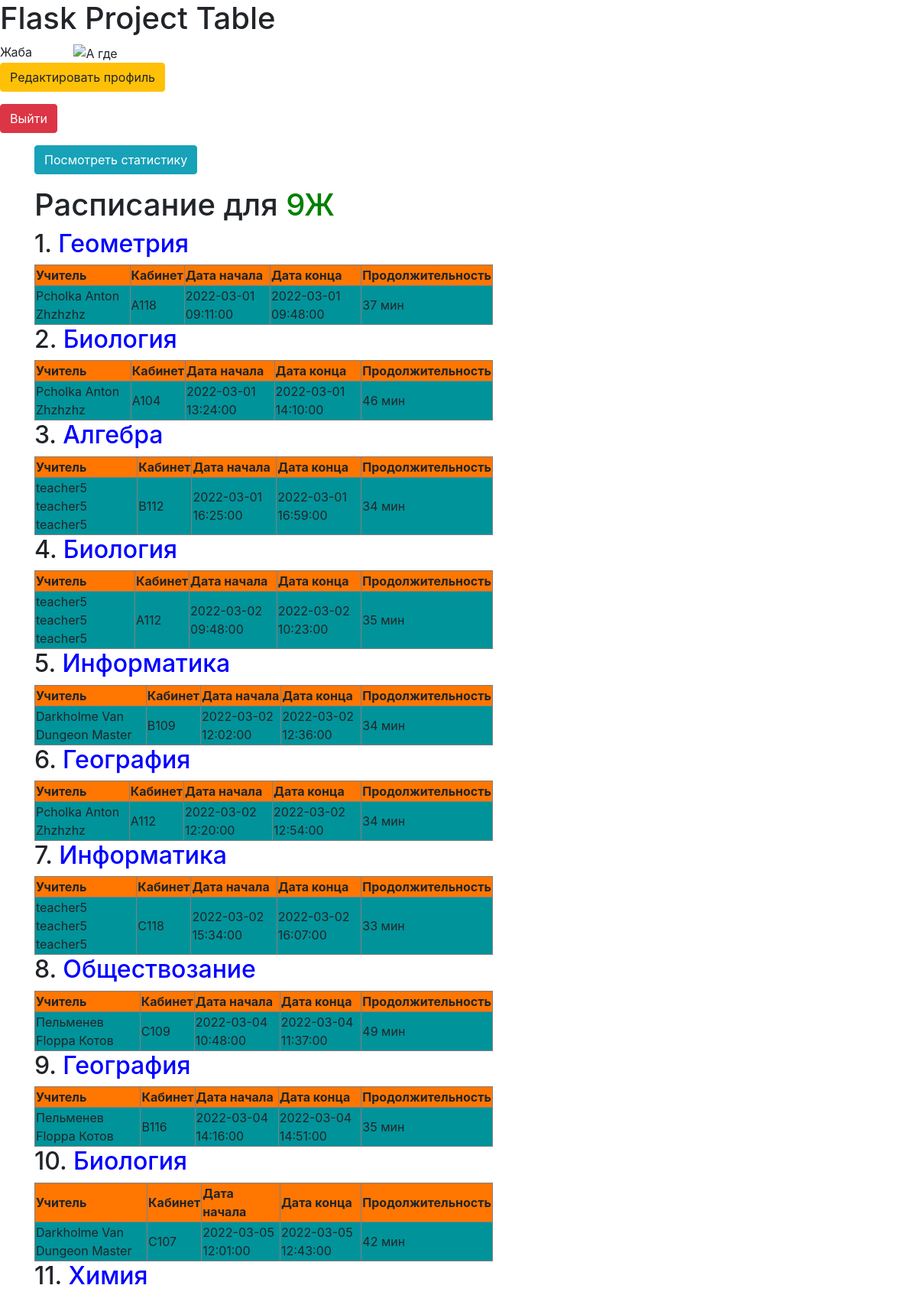
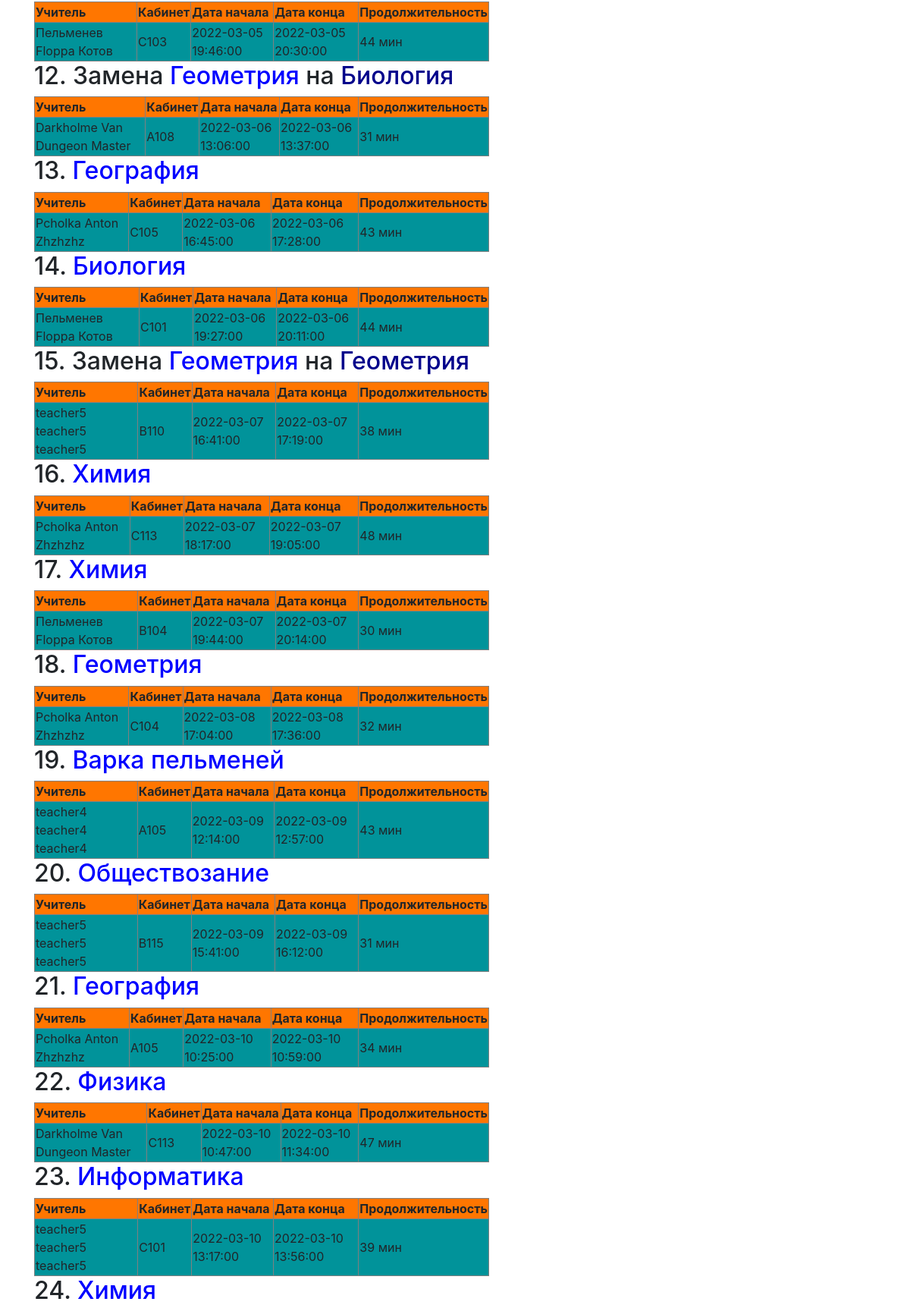
Screenshot of / (signed in, upper part) with the database file from the repository (2 pictures, top to bottom).
### tables this page shows
CREATE TABLE "users"
(
	id INTEGER not null
		primary key,
	name VARCHAR,
	surname VARCHAR,
	patronymic VARCHAR,
	grade VARCHAR,
	email VARCHAR,
	hashed_password VARCHAR,
	modified_date DATETIME,
	access_level INTEGER,
	token VARCHAR
		unique,
	image VARCHAR default 'static/img/default.png'
);

CREATE TABLE lessons (
	id INTEGER NOT NULL, 
	topic VARCHAR, 
	grade VARCHAR, 
	teacher INTEGER, 
	cabinet VARCHAR, 
	start_date DATETIME, 
	end_date DATETIME, 
	PRIMARY KEY (id), 
	FOREIGN KEY(teacher) REFERENCES users (id)
);

CREATE TABLE replacements (
	id INTEGER NOT NULL, 
	lesson INTEGER, 
	topic VARCHAR, 
	grade VARCHAR, 
	teacher INTEGER, 
	cabinet VARCHAR, 
	start_date DATETIME, 
	end_date DATETIME, 
	PRIMARY KEY (id), 
	FOREIGN KEY(lesson) REFERENCES lessons (id), 
	FOREIGN KEY(teacher) REFERENCES users (id)
);

### app.py (the view)
@app.route('/')
def base():
    param = {}
    file = "show_user.html"
    if current_user.is_authenticated:
        db_sess = db_session.create_session()
        user = db_sess.query(User).filter(User.id == current_user.id).first()
        if user.access_level == 1:
            param = param_for_user()
            file = "show_user.html"
        elif user.access_level == 2:
            param = param_for_teacher()
            file = "show_teacher.html"
        elif user.access_level == 3:
            param = param_for_admin()
            file = "show_admin.html"
    return render_template(file, **param)

### app.py (called while the page is built)
def sort_lessons(x):
    db_sess = db_session.create_session()
    rep = db_sess.query(Replacement).filter(Replacement.lesson == x["id"]).first()
    if rep is None:
        return datetime.datetime(year=int(x["start_date"].split()[0].split('-')[0]),
                                 month=int(x["start_date"].split()[0].split('-')[1]),
                                 day=int(x["start_date"].split()[0].split('-')[2]),
                                 hour=int(x["start_date"].split()[1].split(':')[0]),
                                 minute=int(x["start_date"].split()[1].split(':')[1]),
                                 second=int(x["start_date"].split()[1].split(':')[2]))
    return rep.start_date

@login_manager.user_loader
def load_user(user_id):
    db_sess = db_session.create_session()
    return db_sess.query(User).get(user_id)

### data/sqlalchemy/db_session.py (called while the page is built)
def create_session() -> Session:
    global __factory
    return __factory()

### templates/show_user.html
{% extends "base.html" %}
{% block content %}
    {% if current_user.is_authenticated %}
    <p>
        <a class="btn btn-info" href="/statistic">Посмотреть статистику</a>
    </p>
        <h1>Расписание для <font color="green">{{ grade }}</font></h1>
        {% for lesson in lessons %}
            {% if lesson["id"] in rep %}
                <h2>{{ loop.index }}. Замена <font color="blue">{{ lesson["topic"] }}</font> на
                    <font color="darkblue">{{ rep[lesson["id"]]["topic"] }}</font></h2>
                <table>
                    <tr>
                        <th style="background-color:#FF7600">Учитель</th>
                        <th style="background-color:#FF7600">Кабинет</th>
                        <th style="background-color:#FF7600">Дата начала</th>
                        <th style="background-color:#FF7600">Дата конца</th>
                        <th style="background-color:#FF7600">Продолжительность</th>
                    </tr>
                    <tr>
                        <td style="background-color:#01939A">{{ rep[lesson["id"]]["teacher"] }}</td>
                        <td style="background-color:#01939A">{{ rep[lesson["id"]]["cabinet"] }}</td>
                        <td style="background-color:#01939A">{{ rep[lesson["id"]]["start_date"] }}</td>
                        <td style="background-color:#01939A">{{ rep[lesson["id"]]["end_date"] }}</td>
                        <td style="background-color:#01939A">{{ rep[lesson["id"]]["duration"] }} мин</td>
                    </tr>
                </table>
            {% else %}
                <h2>{{ loop.index }}. <font color="blue">{{ lesson["topic"] }}</font></h2>
                <table>
                    <tr>
                        <th style="background-color:#FF7600">Учитель</th>
                        <th style="background-color:#FF7600">Кабинет</th>
                        <th style="background-color:#FF7600">Дата начала</th>
                        <th style="background-color:#FF7600">Дата конца</th>
                        <th style="background-color:#FF7600">Продолжительность</th>
                    </tr>
                    <tr>
                        <td style="background-color:#01939A">{{ lesson["teacher"] }}</td>
                        <td style="background-color:#01939A">{{ lesson["cabinet"] }}</td>
                        <td style="background-color:#01939A">{{ lesson["start_date"] }}</td>
                        <td style="background-color:#01939A">{{ lesson["end_date"] }}</td>
                        <td style="background-color:#01939A">{{ lesson["duration"] }} мин</td>
                    </tr>
                </table>
            {% endif %}
        {% endfor %}
    {% else %}
        <h1>Войдите, чтобы увидить расписание</h1>
    {% endif %}
{% endblock %}

### templates/base.html (shortened to what this page needs)
<!DOCTYPE html>
<html lang="en">
<head>
    <link rel="stylesheet"
          href="https://stackpath.bootstrapcdn.com/bootstrap/4.4.1/css/bootstrap.min.css"
>
    <link rel="stylesheet" type="text/css"
          href="{{ url_for('static', filename='css/style.css') }}"/>
</head>
<body>
<h1>Flask Project Table</h1>
<nav>
    {% if current_user.is_authenticated %}
        {{ current_user.name }}
        <img style="margin-left: 50px;" src="{{ current_user.image }}" alt="А где" width=50 height=50>
        <p>
            <a class="btn btn-warning" href="/user_edit/{{ current_user.id }}">Редактировать
                профиль</a>
        </p>
        <p>
            <a class="btn btn-danger" href="/logout">Выйти</a>
        </p>
    {% else %}
        <p>
            <a class="btn btn-success" href="/token">Войти</a>
        </p>
    {% endif %}
</nav>
<main role="main" class="container">
    {% block content %}{% endblock %}
</main>
</body>
</html>

### static/css/style.css (style rules this page uses)
table { border: 1px solid grey; }
th { border: 1px solid grey; }
td { border: 1px solid grey; }
table { width: 100%; }
table { width: 600px; }

### rows the page displays
users: name "Жаба", grade "9Ж"
lessons: topic "Геометрия", teacher "Pcholka Anton Zhzhzhz", cabinet "А118", start_date "2022-03-01 09:11:00", end_date "2022-03-01 09:48:00", duration "37"
lessons: topic "Биология", teacher "Pcholka Anton Zhzhzhz", cabinet "А104", start_date "2022-03-01 13:24:00", end_date "2022-03-01 14:10:00", duration "46"
lessons: topic "Алгебра", teacher "teacher5 teacher5 teacher5", cabinet "B112", start_date "2022-03-01 16:25:00", end_date "2022-03-01 16:59:00", duration "34"
lessons: topic "Биология", teacher "teacher5 teacher5 teacher5", cabinet "А112", start_date "2022-03-02 09:48:00", end_date "2022-03-02 10:23:00", duration "35"
lessons: topic "Информатика", teacher "Darkholme Van Dungeon Master", cabinet "B109", start_date "2022-03-02 12:02:00", end_date "2022-03-02 12:36:00", duration "34"
lessons: topic "География", teacher "Pcholka Anton Zhzhzhz", cabinet "А112", start_date "2022-03-02 12:20:00", end_date "2022-03-02 12:54:00", duration "34"
lessons: topic "Информатика", teacher "teacher5 teacher5 teacher5", cabinet "С118", start_date "2022-03-02 15:34:00", end_date "2022-03-02 16:07:00", duration "33"
lessons: topic "Обществозание", teacher "Пельменев Floppa Котов", cabinet "С109", start_date "2022-03-04 10:48:00", end_date "2022-03-04 11:37:00", duration "49"
lessons: topic "География", teacher "Пельменев Floppa Котов", cabinet "B116", start_date "2022-03-04 14:16:00", end_date "2022-03-04 14:51:00", duration "35"
lessons: topic "Биология", teacher "Darkholme Van Dungeon Master", cabinet "С107", start_date "2022-03-05 12:01:00", end_date "2022-03-05 12:43:00", duration "42"
lessons: topic "Химия", teacher "Пельменев Floppa Котов", cabinet "С103", start_date "2022-03-05 19:46:00", end_date "2022-03-05 20:30:00", duration "44"
lessons: topic "Геометрия", rep "Darkholme Van Dungeon Master", start_date "2022-03-06 13:06:00", end_date "2022-03-06 13:37:00", rep "31"
replacements: topic "Биология", cabinet "А108"
lessons: topic "География", teacher "Pcholka Anton Zhzhzhz", cabinet "С105", start_date "2022-03-06 16:45:00", end_date "2022-03-06 17:28:00", duration "43"
lessons: topic "Биология", teacher "Пельменев Floppa Котов", cabinet "С101", start_date "2022-03-06 19:27:00", end_date "2022-03-06 20:11:00", duration "44"
lessons: topic "Геометрия", rep "teacher5 teacher5 teacher5", start_date "2022-03-07 16:41:00", end_date "2022-03-07 17:19:00", rep "38"
replacements: topic "Геометрия", cabinet "B110"
lessons: topic "Химия", teacher "Pcholka Anton Zhzhzhz", cabinet "С113", start_date "2022-03-07 18:17:00", end_date "2022-03-07 19:05:00", duration "48"
lessons: topic "Химия", teacher "Пельменев Floppa Котов", cabinet "B104", start_date "2022-03-07 19:44:00", end_date "2022-03-07 20:14:00", duration "30"
lessons: topic "Геометрия", teacher "Pcholka Anton Zhzhzhz", cabinet "С104", start_date "2022-03-08 17:04:00", end_date "2022-03-08 17:36:00", duration "32"
lessons: topic "Варка пельменей", teacher "teacher4 teacher4 teacher4", cabinet "А105", start_date "2022-03-09 12:14:00", end_date "2022-03-09 12:57:00", duration "43"
lessons: topic "Обществозание", teacher "teacher5 teacher5 teacher5", cabinet "B115", start_date "2022-03-09 15:41:00", end_date "2022-03-09 16:12:00", duration "31"
lessons: topic "География", teacher "Pcholka Anton Zhzhzhz", cabinet "А105", start_date "2022-03-10 10:25:00", end_date "2022-03-10 10:59:00", duration "34"
lessons: topic "Физика", teacher "Darkholme Van Dungeon Master", cabinet "С113", start_date "2022-03-10 10:47:00", end_date "2022-03-10 11:34:00", duration "47"
lessons: topic "Информатика", teacher "teacher5 teacher5 teacher5", cabinet "С101", start_date "2022-03-10 13:17:00", end_date "2022-03-10 13:56:00", duration "39"
lessons: topic "Химия"
